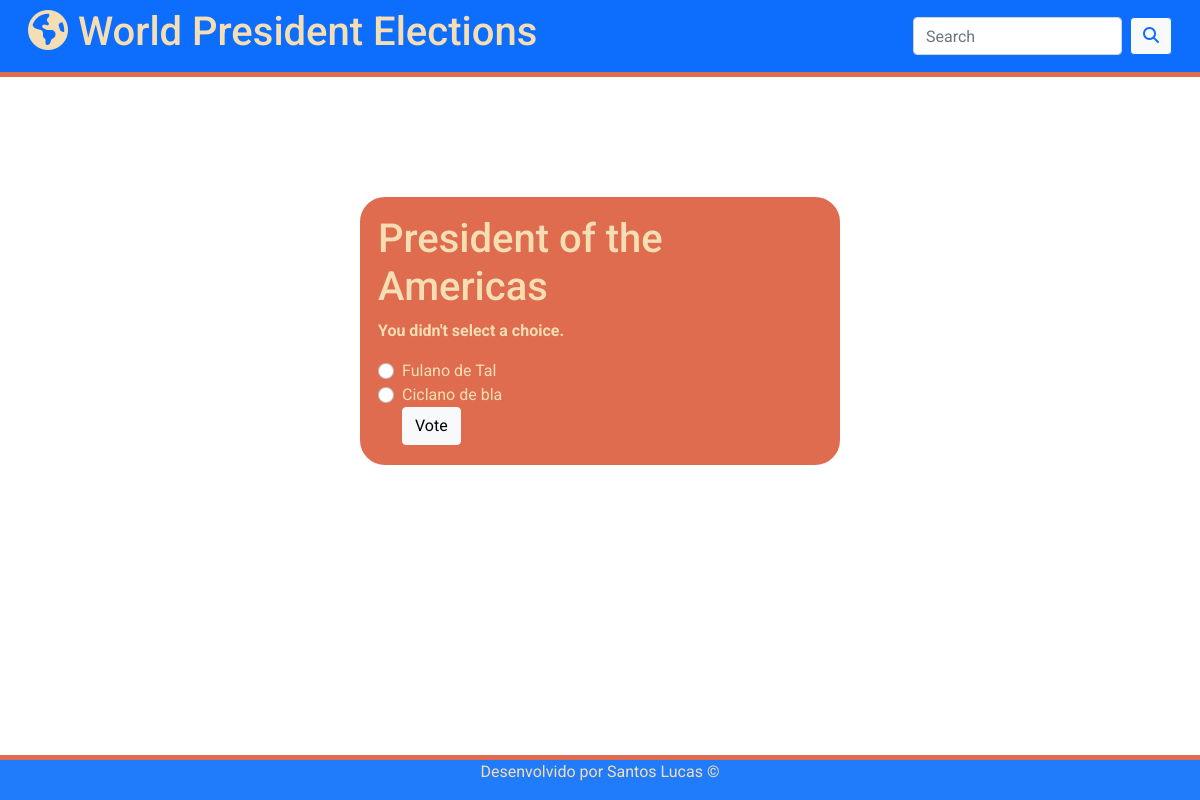
The app's page /polls/1/vote/, older data.
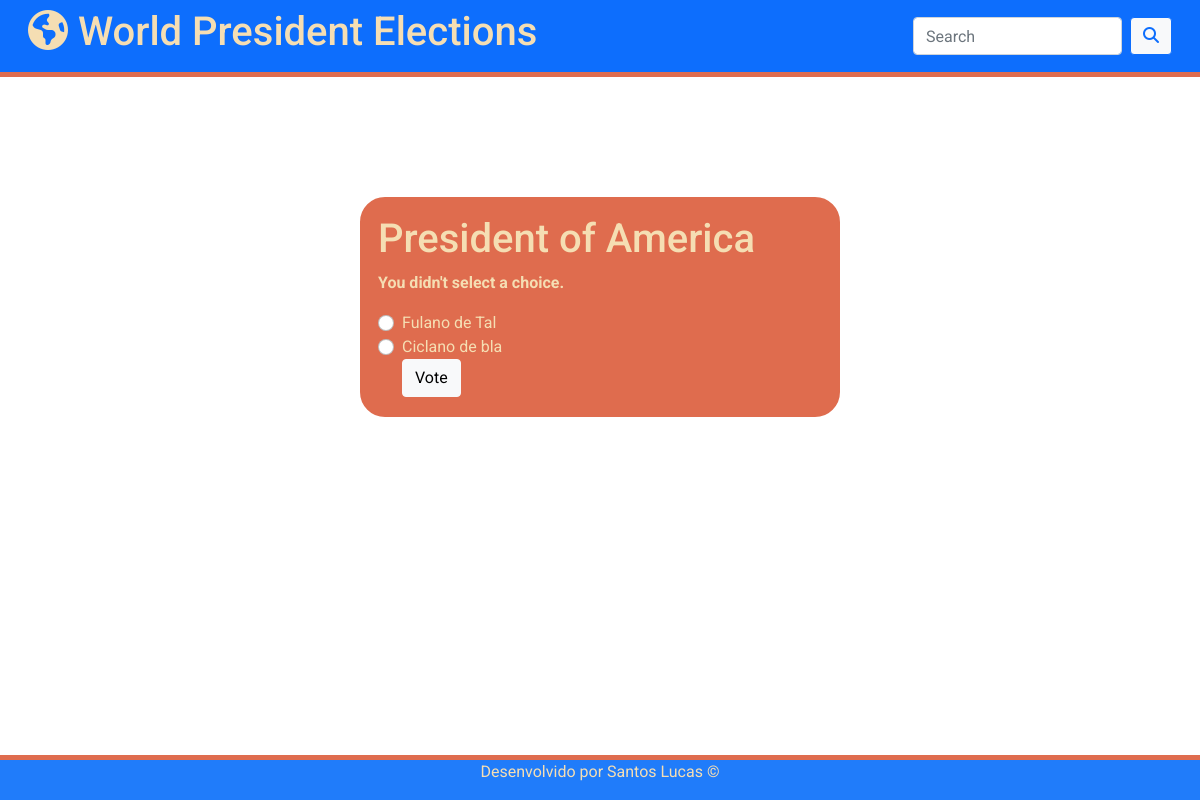
The same page, newer data.
### polls/models.py (models this page shows, shortened)
class Question(models.Model):
    question_text = models.CharField(max_length=200)
    pub_date = models.DateTimeField('date published')

### polls/views.py (the view)
# urls.py: path('<int:question_id>/vote/', views.vote, name='vote'),
def vote(request, question_id):
    question = get_object_or_404(Question, pk=question_id)
    try:
        selected_choice = question.choice_set.get(pk=request.POST['choice'])
    except (KeyError, Choice.DoesNotExist):
        return render(request, 'polls/detail.html', {
            'question': question,
            'error_message': "You didn't select a choice.",
        })
    else:
        selected_choice.votes += 1
        selected_choice.save()
        return HttpResponseRedirect(
            reverse('polls:results', args=(question.id, )))

### polls/templates/polls/detail.html (shortened to what this page needs)
{% extends 'base.html' %}
{% load static %}
{% load crispy_forms_tags %}
{% block content %}
<div class="vote card">
    <div class="card-body">
        <h1 class="card-title">{{ question.question_text }}</h1>
        {% if error_message %}<p><strong>{{ error_message }}</strong></p>{% endif %}
        <form class="form-check" action="{% url 'polls:vote' question.id %}" method="post">
            {% for choice in question.choice_set.all %}
            <input class="form-check-input" type="radio" name="choice" id="choice{{ forloop.counter }}"
                value="{{ choice.id }}">
            <label class="form-check-label" for="choice{{ forloop.counter }}">{{ choice.choice_text }}</label><br>
            {% endfor %}
            <input class="btn btn-light" type="submit" value="Vote">
        </form>
    </div>
</div>
{% endblock %}

Row changes from the older to the newer data that the page shows:
changed Question: question_text "President of the Americas" → "President of America"
